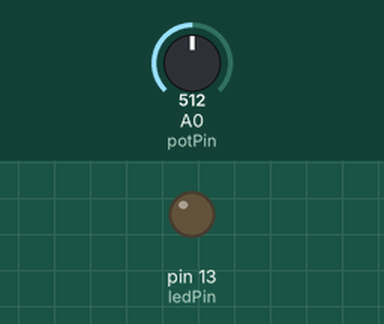
This sketch was run on a simulated Arduino Uno, built with avr-gcc and run on an emulated ATmega328P. On the bench: output pins drawn as LEDs (lit = HIGH). Inputs (shaded band) come from the test bench; at power-on: A0 (potPin) = 512.

Above: at 1.2 s.
1.3 s: A0 (potPin) set to 0
At 2.0 s:
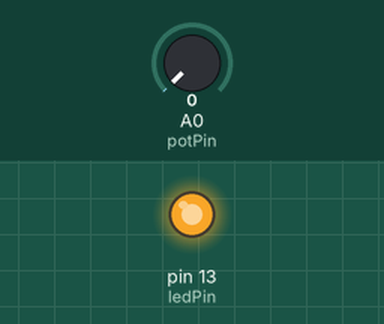
2.8 s: A0 (potPin) set to 2
4.3 s: A0 (potPin) set to 5
At 5.5 s:
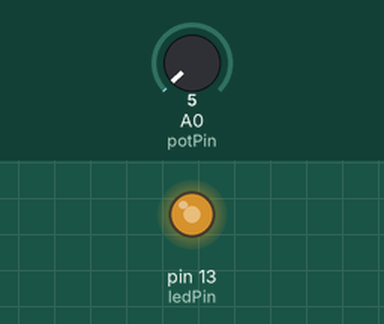
5.8 s: A0 (potPin) set to 306
At 8.7 s:
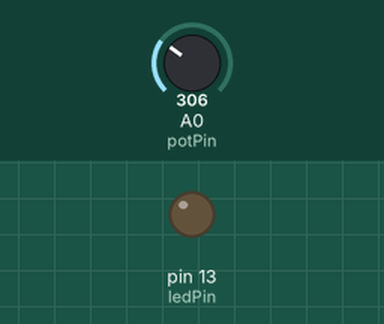
8.8 s: A0 (potPin) set to 122
10.3 s: A0 (potPin) set to 511
Timing chart, 0 to 13.3 s (numbered marks = the images above; inputs shaded):
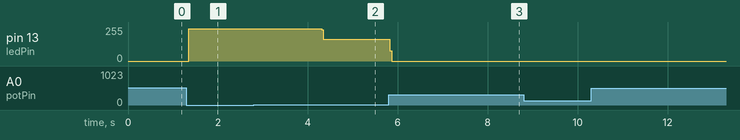

Measured:
- the behaviour switches between 3 and 4 on A0 (potPin) (found by bisection; images 1 and 2)
- after the input at 1.3 s, pin 13 (ledPin): 0/255 → 242/255 after 0.05 s
- after the input at 2.8 s, every drawn part: stays the same
- after the input at 4.3 s, pin 13 (ledPin): 242/255 → 162/255 at once
- after the input at 5.8 s, pin 13 (ledPin): 162/255 → 0/255 at once

The sketch:

Stroboscope.ino
```cpp
  //Simple Stroboscope by Hari Wiguna
  byte ledPin = 13; // Digital Pin 13
  byte potPin = 0; // Analog Pin 0

  void setup() {
    pinMode(potPin, INPUT);
    pinMode(ledPin, OUTPUT);
  }

  void loop() {
    int potValue = analogRead(potPin);
    int delayValue = potValue/4; // This controls the frequency of the flashing, smaller = faster flash.
    digitalWrite(ledPin,HIGH);
    delay(2); // How long should the strobe be on.  Larger is brighter, but will blur the effect.
    digitalWrite(ledPin,LOW);
    delay(delayValue); // How long should the strobe be off.
  }
```
